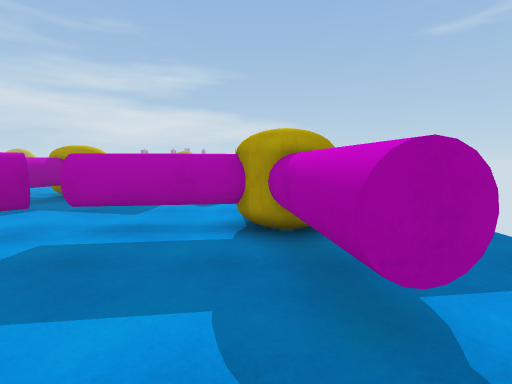
view 1 (above)

23 first-person views from a walk through a Unity game level. The camera is 1.3 m above the floor, tilts 6° down and sees 85° across. The floor is counted in squares, 1 m on a side. Each view is taken from the middle of a square. On the plan, view 1 faces up. The plan holds only what a view shows up to about 13 squares ahead; the rest is blank. The place goes on beyond the plan. The player is left out. Some animated figures are not drawn. Surface patterns are stand-ins for the level's own textures.

view 2
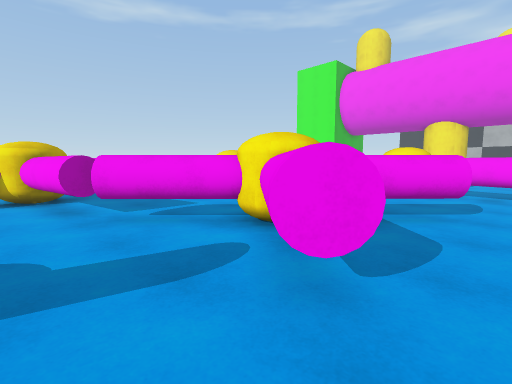

view 3
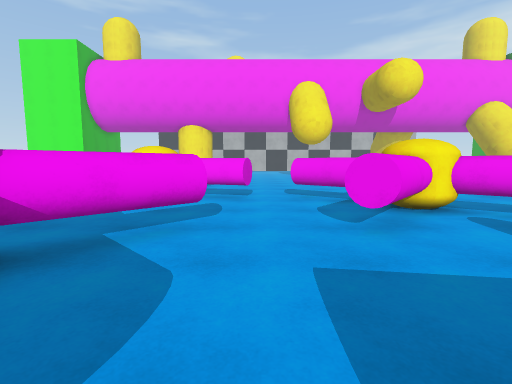

view 4
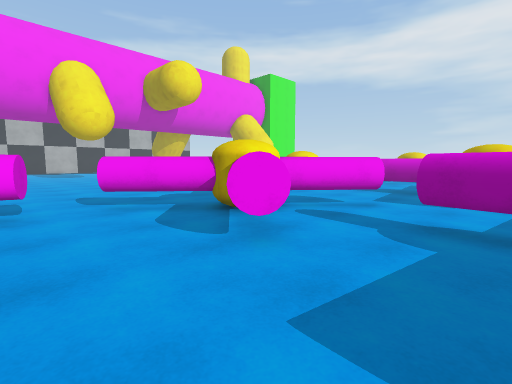

view 5
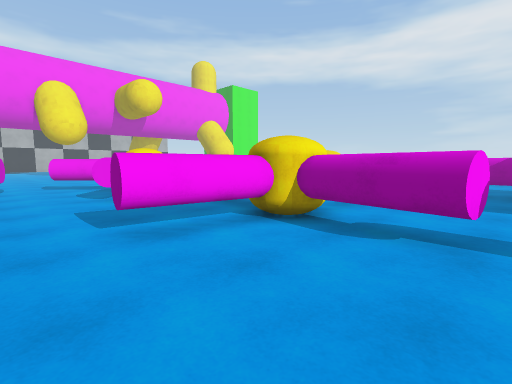

view 6
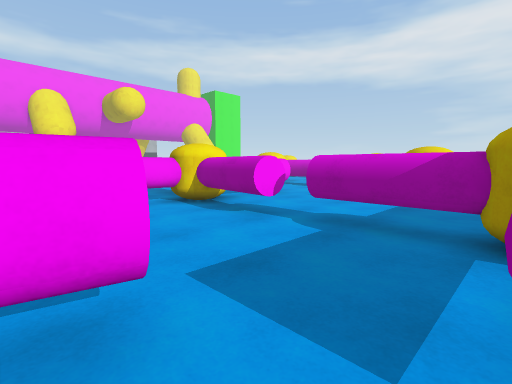

view 7
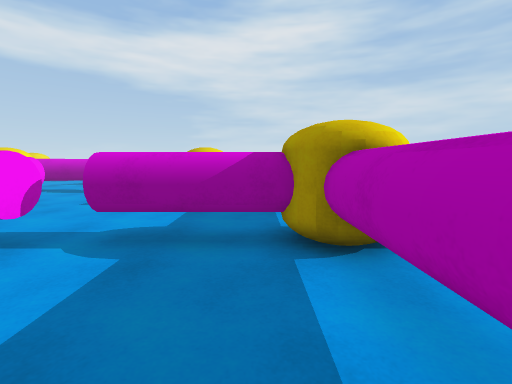

view 8
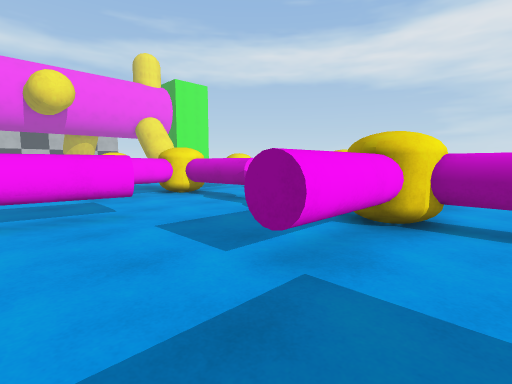

view 9
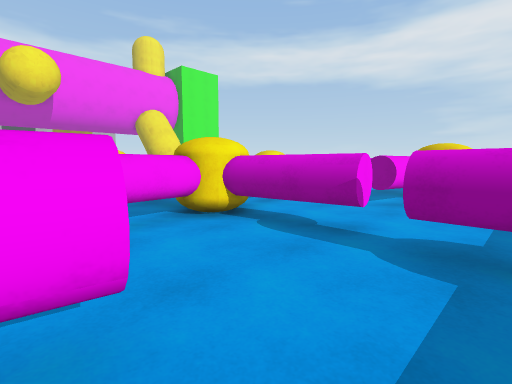

view 10
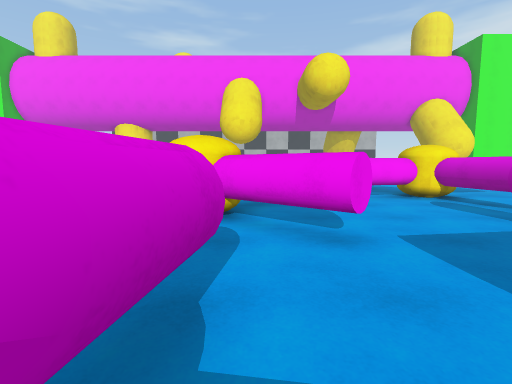

view 11
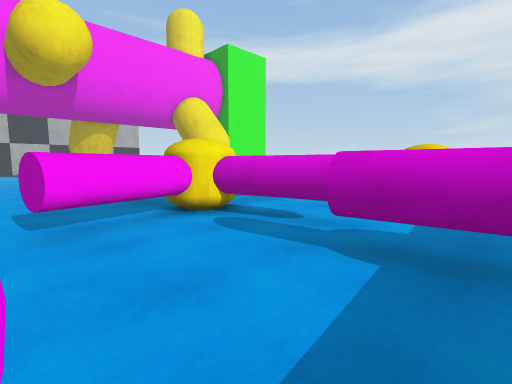

view 12
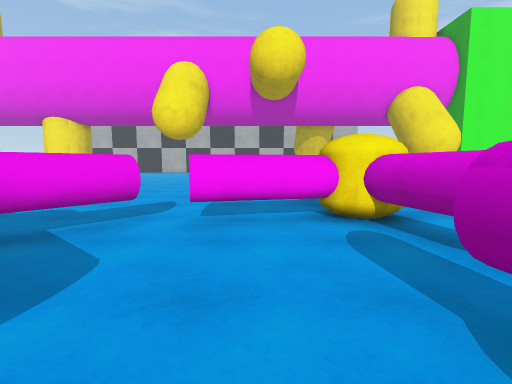

view 13
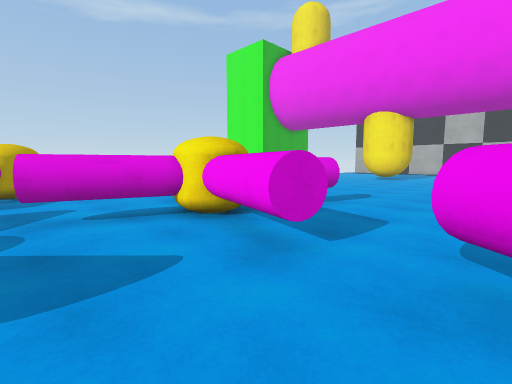

view 14
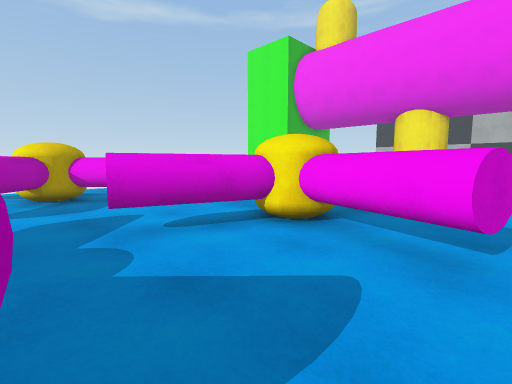

view 15
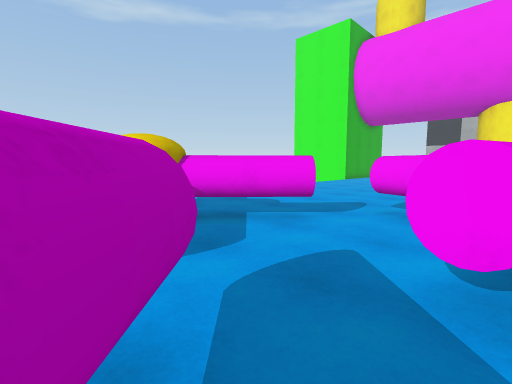

view 16
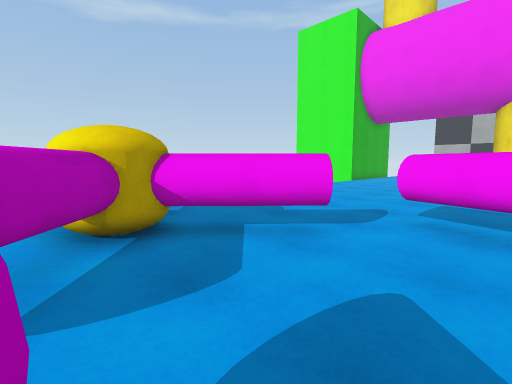

view 17
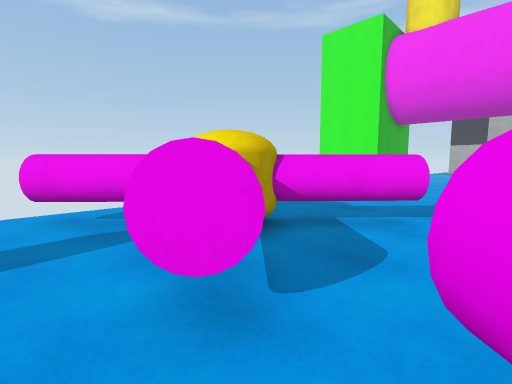

view 18
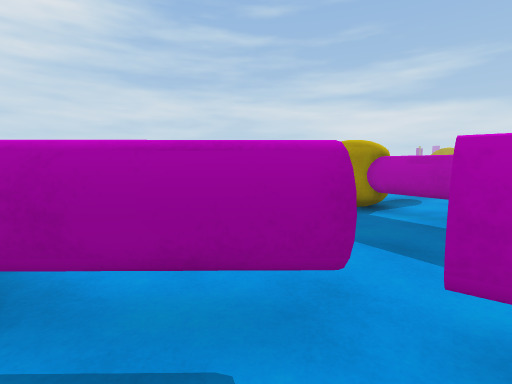

view 19
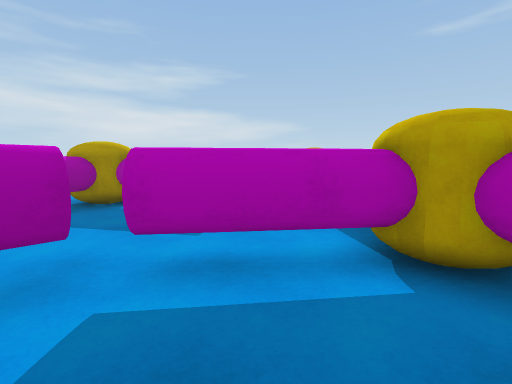

view 20
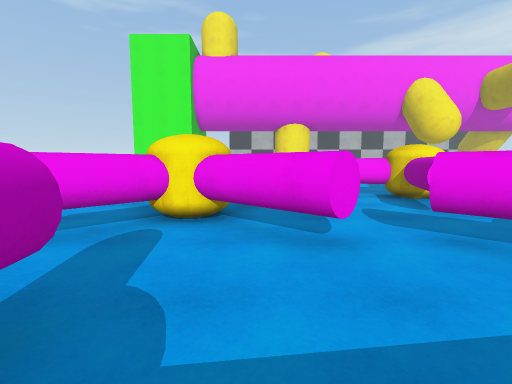

view 21
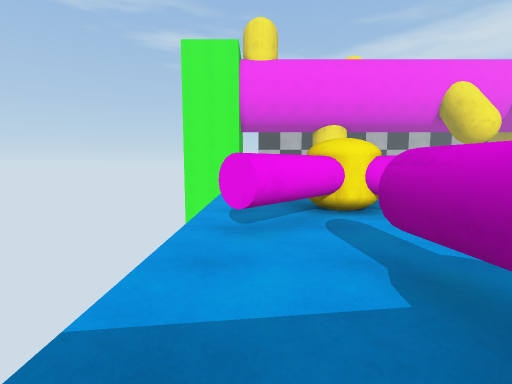

view 22
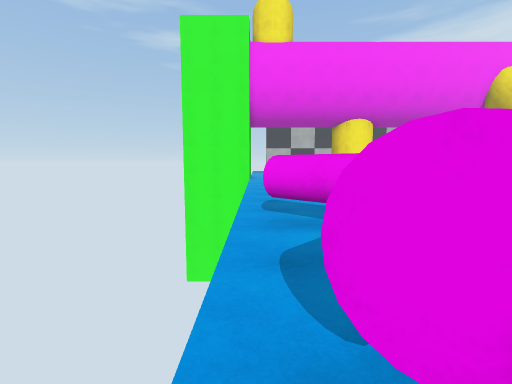

view 23
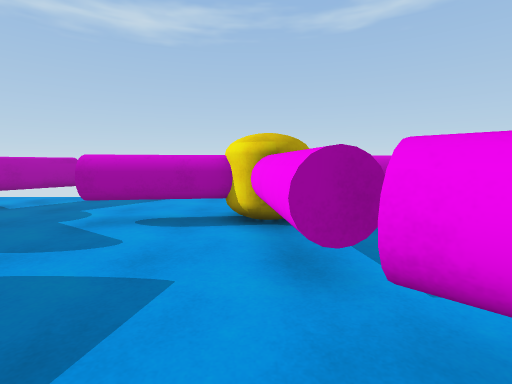

### Floor plan
Key: @ floor where view 1 was taken; # wall or solid block; x gap in a wall; . floor; ^ raised ledge; C yellow capsule; T thing the floor can be seen under or through.
Columns run from 31 left of view 1 to 4 right of it. Each row starts with its distance up from view 1.
 15                 C^^
 14              ^^##^^^ .   ^.
 13      ..^^......^^.....   ^.      ^^^
 12     ...^^......^^...^^^ C^.       ##
 11     ^^^ #^^^...^^... ^  ##^      ...
 10        C#........... . ##.^^ ..T ...
  9      ..^^......#^....   ^......^ ...
  8      ..^^......^^.....  ^......^^...
  7      ..^^......^^......^ ......^C
  6     ...^....^^^#C^#.........^^^#
  5 C^^^^..^......^##^^^.^^...^^^^^#C .
  4 ^..  ..^.......  ....#^^.^^#....^ ..
  3 ^    ..^^.#^...^...... CT^......^...
  2      ^^ #^^^...^.......T C......^...
  1      ^ C#.............^^ C .........
  0      ..^^........^^..^^^..^^.^#@.T^.
 -1      .. ^...^^^.#^^...^....#.^^#T^^.
 -2       ..^....^^#^^............^#C^..
 -3        ^.......#C........^....TT##..
 -4        ^......^##^......#^....^^^^#.
 -5     ...^.....^^..^^..^^.^^...^^..^^x
 -6     ...C#^^^.^ ...^..^^^#C ..^......
 -7     ^^  #^ ............C T^^#.......
 -8    .^^  C..............^^..^^.......
 -9    ..     .............  .......  ..
-10          ^.....  ......^  ......
-11            ....  .......   .....

Positions as (right, up) in squares from view 1, and headings:
1: (0, 0), facing up
2: (-11, 7), facing down-right
3: (-11, 5), facing down
4: (-10, 3), facing down-left
5: (-10, 10), facing down-left
6: (-10, 14), facing down-left
7: (-11, 13), facing left
8: (-17, 13), facing down-left
9: (-19, 8), facing down-left
10: (-17, 4), facing down
11: (-19, 0), facing down-left
12: (-21, 0), facing down
13: (-13, -2), facing down-right
14: (-11, -1), facing down-right
15: (-6, 0), facing down-right
16: (-5, -1), facing down-right
17: (-4, 1), facing down-right
18: (-3, 3), facing up-left
19: (-2, 2), facing up
20: (-1, 4), facing down
21: (3, 5), facing down
22: (4, 1), facing down
23: (-6, 6), facing right
